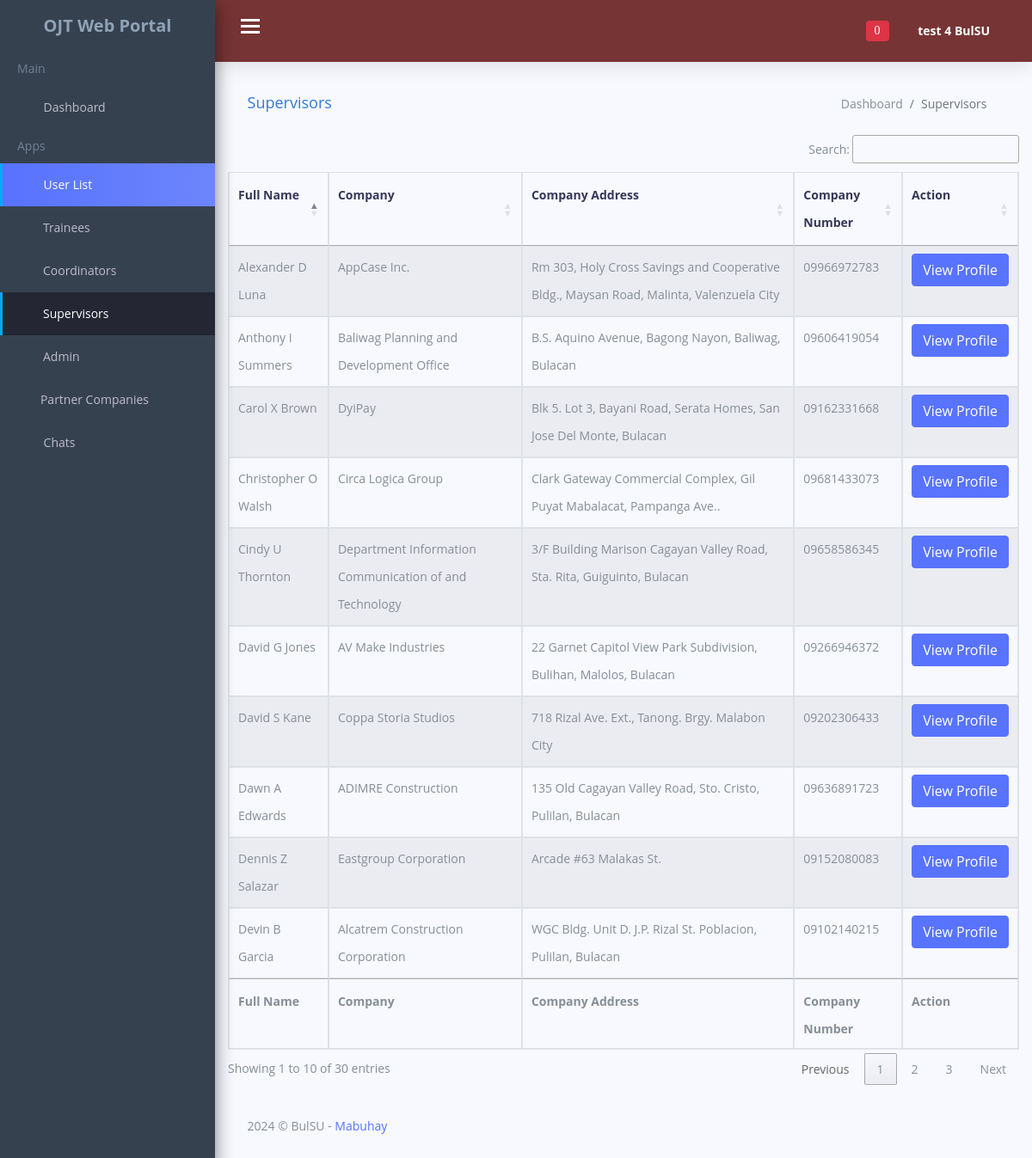
/adminportal/supervisors.php (signed in), run on the app's committed database.
### tables this page shows
CREATE TABLE `supervisor` (
  `id` int(11) NOT NULL,
  `uniqueID` varchar(100) NOT NULL,
  `first_name` varchar(100) NOT NULL,
  `middle_name` varchar(100) NOT NULL,
  `last_name` varchar(100) NOT NULL,
  `company_name` varchar(150) NOT NULL,
  `position` varchar(200) NOT NULL,
  `company_address` varchar(150) NOT NULL,
  `supervisor_email` varchar(150) NOT NULL,
  `supervisor_password` varchar(150) NOT NULL,
  `phone_number` varchar(20) NOT NULL,
  `supervisor_profile_picture` varchar(150) NOT NULL,
  `verification_code` int(8) NOT NULL,
  `verify_status` varchar(150) NOT NULL DEFAULT 'Not Verified',
  `online_offlineStatus` varchar(150) NOT NULL DEFAULT 'Offline'
);

### adminportal/supervisors.php (the view, shortened to what this page needs)
<?php
include '../connection/config.php';
?>
<!DOCTYPE html>
<html lang="en">
<head>
    <link href="css/lib/font-awesome.min.css" rel="stylesheet">
    <link href="css/lib/themify-icons.css" rel="stylesheet">
    <link href="css/lib/owl.carousel.min.css" rel="stylesheet" />
    <link href="css/lib/owl.theme.default.min.css" rel="stylesheet" />
    <link href="css/lib/menubar/sidebar.css" rel="stylesheet">
    <link href="css/lib/bootstrap.min.css" rel="stylesheet">
    <link href="css/lib/helper.css" rel="stylesheet">
    <link href="css/style.css" rel="stylesheet">
    <link href="css/lib/sweetalert/sweetalert.css" rel="stylesheet">
    <link href="https://cdn.datatables.net/1.13.6/css/jquery.dataTables.min.css" rel="stylesheet">
    <link href="https://cdn.datatables.net/buttons/2.4.2/css/buttons.dataTables.min.css" rel="stylesheet">
</head>
<body>
<?php
require_once 'templates/admin_navbar.php';
?>
    <div class="content-wrap">
        <div class="main">
            <div class="container-fluid">
                <div class="row">
                    <div class="col-lg-8 p-r-0 title-margin-right">
                        <div class="page-header">
                            <div class="page-title">
                                <h1>Supervisors</h1>
                            </div>
                        </div>
                    </div>
                    <div class="col-lg-4 p-l-0 title-margin-left">
                        <div class="page-header">
                            <div class="page-title">
                                <ol class="breadcrumb">
                                    <li class="breadcrumb-item">
                                        <a href="dashboard.php">Dashboard</a>
                                    </li>
                                    <li class="breadcrumb-item active">Supervisors</li>
                                </ol>
                            </div>
                        </div>
                    </div>
                </div>
                <div id="Time" class="tabpane" style="overflow: auto;">
                <table id="datatablesss" class="table table-striped table-bordered" style="width:100%">
    <thead>
        <tr>
            <th>Full Name</th>
            <th>Company</th>
            <th>Company Address</th>
            <th>Company Number</th>
            <th>Action</th>
        </tr>
    </thead>
    <tbody>
        <?php
                $stmt = $conn->prepare("SELECT supervisor.id AS supervisor_id, supervisor.first_name AS supervisor_fname, supervisor.middle_name AS supervisor_mname, supervisor.last_name AS supervisor_lname, supervisor.company_name, supervisor.company_address, supervisor.phone_number FROM supervisor");
                $stmt->execute();
                $data = $stmt->fetchAll(PDO::FETCH_ASSOC);
        foreach ($data as $result) {
            ?>
                        <tr>
                <td><?= $result['supervisor_fname'] . ' ' . $result['supervisor_mname'] . ' ' . $result['supervisor_lname'] ?></td>
                <td><?= $result['company_name'] ?></td>
                <td><?= $result['company_address'] ?></td>
                <td><?= $result['phone_number'] ?></td>
                <td>
                    <a href="view_supervisor_profile.php?supervisor_id=<?= $result['supervisor_id'] ?>" class="btn btn-primary">View Profile</a>
                </td>
            </tr>
            <?php
        }
        ?>
    </tbody>
    <tfoot>
        <tr>
        <th>Full Name</th>
            <th>Company</th>
            <th>Company Address</th>
            <th>Company Number</th>
            <th>Action</th>
        </tr>
    </tfoot>
</table>
                </div>
                <section id="main-content">
                    <div class="row">
                        <div class="col-lg-12">
                            <div class="footer">
                                <p>2024 © BulSU -
                                    <a href="#">Mabuhay</a>
                                </p>
                            </div>
                        </div>
                    </div>
                </section>
            </div>
        </div>
    </div>
</body>
</html>

### adminportal/templates/admin_navbar.php (shortened to what this page needs)
<div class="sidebar sidebar-hide-to-small sidebar-shrink sidebar-gestures">
        <div class="nano">
            <div class="nano-content">
                <ul>
                    <div class="logo"><a href="dashboard.php">
                            <span>OJT Web Portal</span></a></div>
                    <li class="label">Main</li>
                    <li><a href="dashboard.php"><i class="ti-home"></i> Dashboard </a></li>
                    <li class="label">Apps</li>
                    <li><a class="sidebar-sub-toggle"><i class="ti-user"></i> User List <span class="sidebar-collapse-icon ti-angle-down"></span></a>
                        <ul>
                            <li><a href="student_trainee.php">Trainees</a></li>
                            <li><a href="coordinators.php">Coordinators</a></li>
                            <li><a href="supervisors.php">Supervisors</a></li>
                            <li><a href="admin.php">Admin</a></li>
                        </ul>
                    </li>
                    <li><a href="partner_companies.php"><i class="ti-layout-width-default"></i>Partner Companies </a></li>
                    <li><a class="sidebar-sub-toggle"><i class="ti-comment-alt"></i> Chats <span class="sidebar-collapse-icon ti-angle-down"></span></a>
                    </li>
                </ul>
            </div>
        </div>
    </div>
    <div class="header">
        <div class="container-fluid">
            <div class="row">
                <div class="col-lg-12">
                    <div class="float-left">
                        <div class="hamburger sidebar-toggle">
                            <span class="line"></span>
                            <span class="line"></span>
                            <span class="line"></span>
                        </div>
                    </div>
                    <div class="float-right">
                        <div class="dropdown dib">
                            <div class="header-icon" data-toggle="dropdown">
                                <i class="ti-bell">
                                    <span class="badge badge-danger" id="notification-badge">
                                    <?php
                                        if(isset($_SESSION['auth_user']['admin_id'])) {
                                            $adminID = $_SESSION['auth_user']['admin_id'];
                                            $unread = 'Unread';
                                            $stmt = $conn->prepare("SELECT COUNT(*) AS total_unread FROM admin_system_notification WHERE admin_id = ? AND status = ?");
                                            $stmt->execute([$adminID, $unread]);
                                            $result = $stmt->fetch(PDO::FETCH_ASSOC);
                                            $totalUnread = $result['total_unread'];
                                            echo $totalUnread;
                                        }
                                    ?>
                                    </span>
                                </i>
                            </div>
                        </div>
                        <div class="dropdown dib">
                            <div class="header-icon" data-toggle="dropdown">
                            <?php
                                if(isset($_SESSION['auth_user']['admin_id'])) {
                                    $adminID = $_SESSION['auth_user']['admin_id'];
                                    $stmt = $conn->prepare("SELECT * FROM admin_account WHERE id = ? ");
                                    $stmt->execute([$adminID]);
                                    $result = $stmt->fetch(PDO::FETCH_ASSOC);
                                }
                            ?>
                                <span class="user-avatar"><?php echo $result['first_name'];?> <?php echo $result['last_name'];?>
                                    <i class="ti-angle-down f-s-10"></i>
                                </span>
                            </div>
                        </div>
                    </div>
                </div>
            </div>
        </div>
    </div>

### data on the page
supervisor: first_name "Dawn", middle_name "A", last_name "Edwards", company_name "ADIMRE Construction", company_address "135 Old Cagayan Valley Road, Sto. Cristo, Pulilan, Bulacan", phone_number "09636891723"
supervisor: first_name "Devin", middle_name "B", last_name "Garcia", company_name "Alcatrem Construction Corporation", company_address "WGC Bldg. Unit D. J.P. Rizal St. Poblacion, Pulilan, Bulacan", phone_number "09102140215"
supervisor: first_name "Alexander", middle_name "D", last_name "Luna", company_name "AppCase Inc.", company_address "Rm 303, Holy Cross Savings and Cooperative Bldg., Maysan Road, Malinta, Valenzuela City", phone_number "09966972783"
supervisor: first_name "David", middle_name "G", last_name "Jones", company_name "AV Make Industries", company_address "22 Garnet Capitol View Park Subdivision, Bulihan, Malolos, Bulacan", phone_number "09266946372"
supervisor: first_name "Anthony", middle_name "I", last_name "Summers", company_name "Baliwag Planning and Development Office", company_address "B.S. Aquino Avenue, Bagong Nayon, Baliwag, Bulacan", phone_number "09606419054"
supervisor: first_name "Christopher", middle_name "O", last_name "Walsh", company_name "Circa Logica Group", company_address "Clark Gateway Commercial Complex, Gil Puyat Mabalacat, Pampanga Ave..", phone_number "09681433073"
supervisor: first_name "David", middle_name "S", last_name "Kane", company_name "Coppa Storia Studios", company_address "718 Rizal Ave. Ext., Tanong. Brgy. Malabon City", phone_number "09202306433"
supervisor: first_name "Cindy", middle_name "U", last_name "Thornton", company_name "Department Information Communication of and Technology", company_address "3/F Building Marison Cagayan Valley Road, Sta. Rita, Guiguinto, Bulacan", phone_number "09658586345"
supervisor: first_name "Carol", middle_name "X", last_name "Brown", company_name "DyiPay", company_address "Blk 5. Lot 3, Bayani Road, Serata Homes, San Jose Del Monte, Bulacan", phone_number "09162331668"
supervisor: first_name "Dennis", middle_name "Z", last_name "Salazar", company_name "Eastgroup Corporation", company_address "Arcade #63 Malakas St.", phone_number "09152080083"

### other printed values
$totalUnread "0"
$result['first_name'] "test 4"
$result['last_name'] "BulSU"
